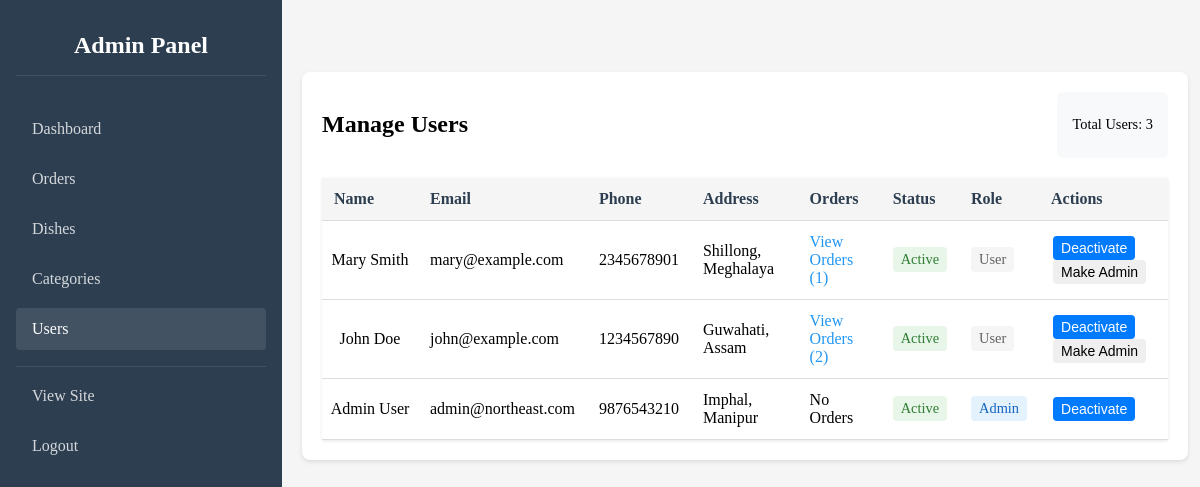
/php/views/admin/users.php (signed in), run on the app's committed database.
### tables this page shows
CREATE TABLE `users` (
  `user_id` INT NOT NULL AUTO_INCREMENT,
  `email` VARCHAR(255) NOT NULL,
  `password_hash` VARCHAR(255) NOT NULL,
  `first_name` VARCHAR(50) NOT NULL,
  `last_name` VARCHAR(50) NOT NULL,
  `phone` VARCHAR(20),
  `address` TEXT NOT NULL,
  `is_admin` TINYINT(1) DEFAULT 0,
  `is_active` TINYINT(1) DEFAULT 1,
  PRIMARY KEY (`user_id`),
  UNIQUE KEY `email` (`email`)
);

### php/models/User.php (called while the page is built, shortened)
<?php
class User {
    private $pdo;
    public function __construct($pdo) {
        $this->pdo = $pdo;
    }
    public function getAllUsers($page = 1, $limit = 10) {
        try {
            $offset = ($page - 1) * $limit;
            $stmt = $this->pdo->prepare('
                SELECT user_id, email, first_name, last_name, phone, address, is_admin, is_active
                FROM users
                ORDER BY user_id DESC
                LIMIT :limit OFFSET :offset
            ');
            $stmt->bindValue(':limit', $limit, PDO::PARAM_INT);
            $stmt->bindValue(':offset', $offset, PDO::PARAM_INT);
            $stmt->execute();
            return $stmt->fetchAll();
        } catch (PDOException $e) {
            error_log("Error getting all users: " . $e->getMessage());
            return [];
        }
    }
}

### php/models/Order.php (called while the page is built, shortened)
<?php
class Order {
    private $pdo;
    public function __construct($pdo) {
        $this->pdo = $pdo;
    }
    public function getOrderCountByUser($userId) {
        try {
            $stmt = $this->pdo->prepare('
                SELECT COUNT(*) as count
                FROM orders
                WHERE user_id = :user_id
            ');
            $stmt->execute(['user_id' => $userId]);
            $result = $stmt->fetch(PDO::FETCH_ASSOC);
            return (int)$result['count'];
        } catch (PDOException $e) {
            error_log("Error getting order count: " . $e->getMessage());
            return 0;
        }
    }
}

### php/views/admin/users.php (the view, shortened to what this page needs)
<?php
require_once dirname(dirname(__DIR__)) . '/db.php';
require_once dirname(dirname(__DIR__)) . '/models/User.php';
require_once __DIR__ . '/../../models/Order.php';
$user = new User($pdo);
$order = new Order($pdo);
$users = $user->getAllUsers();
?>
<div class="admin-container">
    <div class="admin-card">
        <div class="card-header">
            <h2>Manage Users</h2>
            <div class="stats">
                <p>Total Users: <?php echo count($users); ?></p>
            </div>
        </div>
        <table class="admin-table">
            <thead>
                <tr>
                    <th>Name</th>
                    <th>Email</th>
                    <th>Phone</th>
                    <th>Address</th>
                    <th>Orders</th>
                    <th>Status</th>
                    <th>Role</th>
                    <th>Actions</th>
                </tr>
            </thead>
            <tbody>
                <?php foreach ($users as $userData): ?>
                    <tr>
                        <td><?php echo htmlspecialchars($userData['first_name'] . ' ' . $userData['last_name']); ?></td>
                        <td><?php echo htmlspecialchars($userData['email']); ?></td>
                        <td><?php echo htmlspecialchars($userData['phone'] ?? 'N/A'); ?></td>
                        <td><?php echo htmlspecialchars($userData['address'] ?? 'N/A'); ?></td>
                        <td>
                            <?php
                            try {
                                $orderCount = $order->getOrderCountByUser($userData['user_id']);
                                if ($orderCount > 0):
                                ?>
                                    <a href="orders.php?user_id=<?php echo $userData['user_id']; ?>"
                                       class="order-link">
                                        View Orders (<?php echo $orderCount; ?>)
                                    </a>
                                <?php else: ?>
                                    No Orders
                                <?php endif;
                            } catch (Exception $e) {
                                echo 'Error loading orders';
                                error_log("Error getting order count: " . $e->getMessage());
                            }
                            ?>
                        </td>
                        <td>
                            <span class="status-badge <?php echo $userData['is_active'] ? 'active' : 'inactive'; ?>">
                                <?php echo $userData['is_active'] ? 'Active' : 'Inactive'; ?>
                            </span>
                        </td>
                        <td>
                            <span class="status-badge <?php echo $userData['is_admin'] ? 'admin' : 'user'; ?>">
                                <?php echo $userData['is_admin'] ? 'Admin' : 'User'; ?>
                            </span>
                        </td>
                        <td>
                            <button class="btn btn-sm btn-primary"
                                    onclick="toggleUserStatus(<?php echo $userData['user_id']; ?>, <?php echo $userData['is_active']; ?>)">
                                <?php echo $userData['is_active'] ? 'Deactivate' : 'Activate'; ?>
                            </button>
                            <?php if (!$userData['is_admin']): ?>
                            <button class="btn btn-sm btn-secondary"
                                    onclick="toggleAdminRole(<?php echo $userData['user_id']; ?>, <?php echo $userData['is_admin']; ?>)">
                                Make Admin
                            </button>
                            <?php endif; ?>
                        </td>
                    </tr>
                <?php endforeach; ?>
            </tbody>
        </table>
    </div>
</div>
<?php
require_once __DIR__ . '/layout.php';
?>

### css/admin.css (style rules this page uses)
body { margin: 0; padding: 0; display: flex; min-height: 100vh; background: #f5f5f5; }
.admin-card { background: white; padding: 1.5rem; border-radius: 8px; box-shadow: 0 2px 4px rgba(0,0,0,0.1); margin-bottom: 1.5rem; }
.admin-table { width: 100%; border-collapse: collapse; background-color: white; box-shadow: 0 1px 3px rgba(0, 0, 0, 0.1); margin-top: 2rem; }
.admin-table th, .admin-table td { padding: 1.2rem 1rem; text-align: left; border-bottom: 1px solid #ddd; vertical-align: middle; }
.admin-table th { background-color: #f8f9fa; font-weight: 600; color: #2c3e50; }
.admin-table a { color: #2196F3; text-decoration: none; }
.status-badge { display: inline-block; padding: 0.25rem 0.5rem; border-radius: 4px; font-size: 0.875rem; }
.status-badge.admin { background-color: #4CAF50; color: white; }
.status-badge.user { background-color: #2196F3; color: white; }
.card-header { display: flex; justify-content: space-between; align-items: center; margin-bottom: 1.5rem; }
.card-header h2 { margin: 0; }
.btn { padding: 0.5rem 1rem; border: none; border-radius: 4px; cursor: pointer; font-size: 0.875rem; transition: opacity 0.3s ease; }
.btn-primary { background: #007bff; color: white; }
.admin-table td:first-child { width: 80px; padding: 0.5rem; text-align: center; }

### php/views/admin/users.php (style rules this page uses)
.admin-container { max-width: 1200px; margin: 0 auto; padding: 20px; }
.admin-card { background: #fff; border-radius: 8px; box-shadow: 0 2px 4px rgba(0,0,0,0.1); margin: 20px auto; padding: 20px; width: 100%; }
.card-header { display: flex; justify-content: space-between; align-items: center; margin-bottom: 20px; }
.stats { background-color: #f8f9fa; padding: 10px 15px; border-radius: 6px; font-size: 0.9em; }
.admin-table { width: 100%; border-collapse: collapse; margin: 0 auto; }
.admin-table th, .admin-table td { padding: 12px; text-align: left; border-bottom: 1px solid #ddd; vertical-align: middle; }
.admin-table th { background-color: #f5f5f5; font-weight: 600; }
.status-badge { padding: 4px 8px; border-radius: 4px; font-size: 0.9em; }
.status-badge.admin { background-color: #e3f2fd; color: #1565c0; }
.status-badge.user { background-color: #f5f5f5; color: #616161; }
.status-badge.active { background-color: #e8f5e9; color: #2e7d32; }
.order-link { color: #1976d2; text-decoration: none; }
.btn-sm { padding: 4px 8px; font-size: 0.875rem; margin: 0 2px; }

### data on the page
users: first_name+last_name "Mary Smith", email "mary@example.com", phone "2345678901", address "Shillong, Meghalaya", orderCount "1", is_active "Active", is_admin "User"
users: first_name+last_name "John Doe", email "john@example.com", phone "1234567890", address "Guwahati, Assam", user_id "2", is_active "Active", is_admin "User"
users: first_name+last_name "Admin User", email "admin@northeast.com", phone "9876543210", address "Imphal, Manipur", shows "No Orders", is_active "Active", is_admin "Admin"

### other printed values
count($users) "3"
